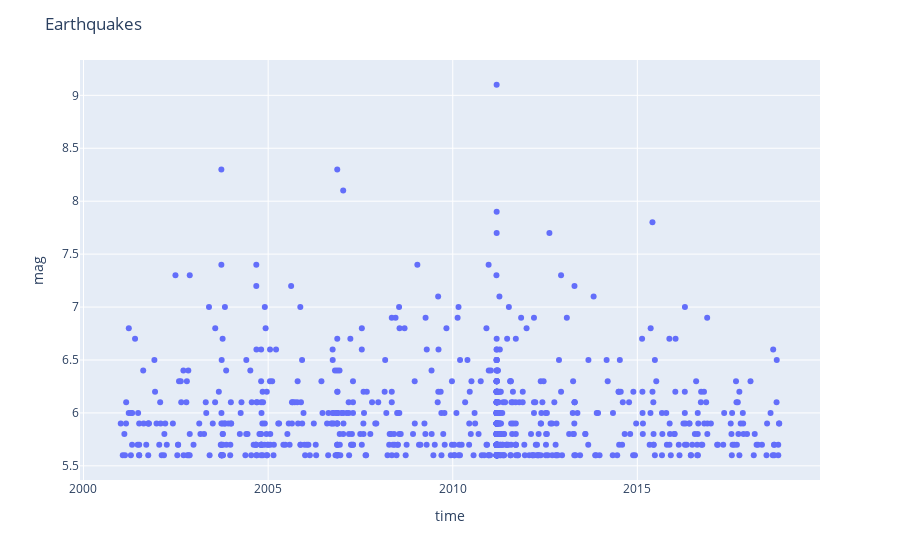

This figure's notebook cell:
### Code cell
import plotly.express as px
fig=px.scatter(data, x="time", y="mag")
fig.update_layout(title='Earthquakes')
fig.show()

### Figure 1 — Plotly figure (JSON) as saved in the notebook; plotly's stock layout.template omitted (floating-point values rounded to 4 significant figures; data arrays with more than 128 entries replaced by an {"elided": "..."} marker saying what was removed)
{"data": [{"hovertemplate": "time=%{x}<br>mag=%{y}<extra></extra>", "legendgroup": "", "marker": {"color": "#636efa", "symbol": "circle"}, "mode": "markers", "name": "", "orientation": "v", "showlegend": false, "type": "scatter", "x": {"elided": "767 str values"}, "xaxis": "x", "y": {"elided": "767 float values"}, "yaxis": "y"}], "layout": {"legend": {"tracegroupgap": 0}, "margin": {"t": 60}, "title": {"text": "Earthquakes"}, "xaxis": {"anchor": "y", "domain": [0, 1], "title": {"text": "time"}}, "yaxis": {"anchor": "x", "domain": [0, 1], "title": {"text": "mag"}}}}
